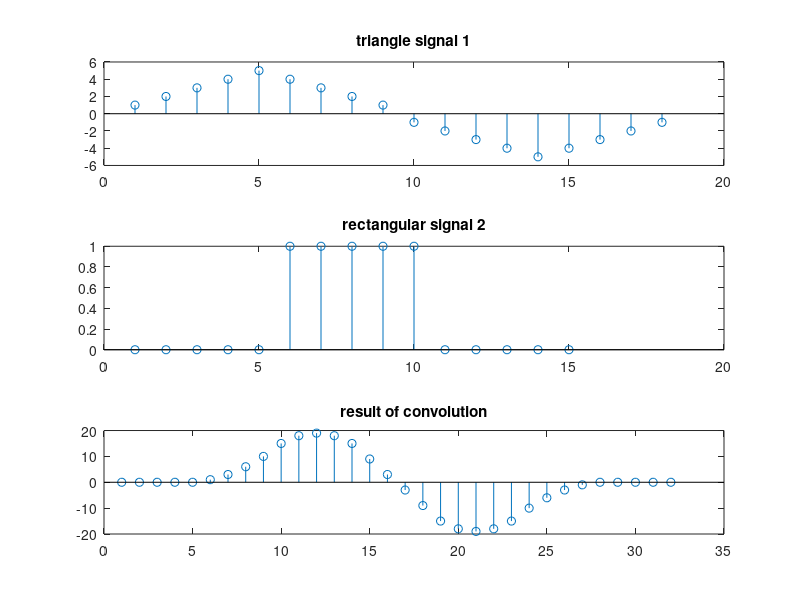

MATLAB code to generate this figure:
clc;
clear;
close;
s1=[1,2,3,4,5,4,3,2,1,-1,-2,-3,-4,-5,-4,-3,-2,-1];
s2=[0,0,0,0,0,1,1,1,1,1,0,0,0,0,0];
y=conv(s1,s2);
subplot(3,1,1);
stem(s1);
title("triangle signal 1");
subplot(3,1,2);
stem(s2);
title("rectangular signal 2");
subplot(3,1,3);
stem(y);
title("result of convolution");
clc;
clear;
close;
s1=[1,2,3,4,5,4,3,2,1,-1,-2,-3,-4,-5,-4,-3,-2,-1];
s2=[0,0,0,0,0,1,1,1,1,1,0,0,0,0,0];
y = conv(s1, s2);
subplot(3,1,1);
stem(s1);
title("triangle signal 1");
subplot(3,1,2);
stem(s2);
title("rectangular signal 2");
subplot(3,1,3);
stem(y);
title("result of convolution");
